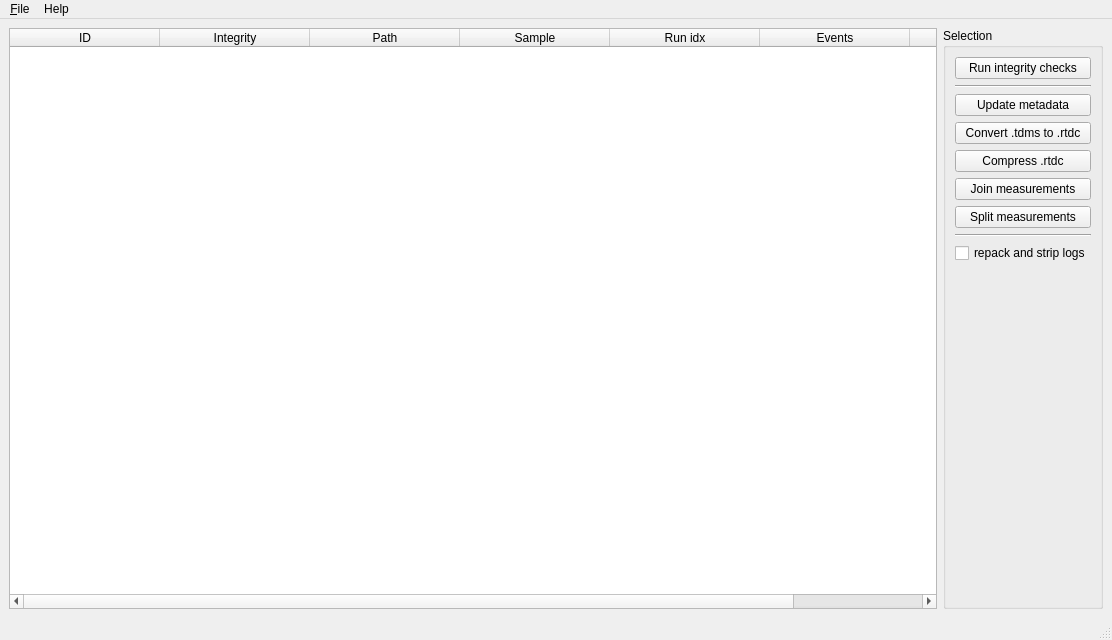
<?xml version="1.0" encoding="UTF-8"?>
<ui version="4.0">
 <class>MainWindow</class>
 <widget class="QMainWindow" name="MainWindow">
  <property name="geometry">
   <rect>
    <x>0</x>
    <y>0</y>
    <width>1112</width>
    <height>640</height>
   </rect>
  </property>
  <property name="acceptDrops">
   <bool>true</bool>
  </property>
  <property name="windowTitle">
   <string>MainWindow</string>
  </property>
  <widget class="QWidget" name="centralwidget">
   <layout class="QHBoxLayout" name="horizontalLayout">
    <item>
     <widget class="QTableWidget" name="tableWidget">
      <property name="dragEnabled">
       <bool>false</bool>
      </property>
      <property name="dragDropMode">
       <enum>QAbstractItemView::NoDragDrop</enum>
      </property>
      <property name="alternatingRowColors">
       <bool>true</bool>
      </property>
      <property name="gridStyle">
       <enum>Qt::CustomDashLine</enum>
      </property>
      <property name="sortingEnabled">
       <bool>true</bool>
      </property>
      <attribute name="horizontalHeaderCascadingSectionResizes">
       <bool>true</bool>
      </attribute>
      <attribute name="horizontalHeaderDefaultSectionSize">
       <number>150</number>
      </attribute>
      <attribute name="horizontalHeaderStretchLastSection">
       <bool>true</bool>
      </attribute>
      <column>
       <property name="text">
        <string>ID</string>
       </property>
      </column>
      <column>
       <property name="text">
        <string>Integrity</string>
       </property>
      </column>
      <column>
       <property name="text">
        <string>Path</string>
       </property>
       <property name="toolTip">
        <string/>
       </property>
      </column>
      <column>
       <property name="text">
        <string>Sample</string>
       </property>
      </column>
      <column>
       <property name="text">
        <string>Run idx</string>
       </property>
      </column>
      <column>
       <property name="text">
        <string>Events</string>
       </property>
      </column>
      <column>
       <property name="text">
        <string>Flow rate</string>
       </property>
      </column>
     </widget>
    </item>
    <item>
     <widget class="QGroupBox" name="groupBox">
      <property name="title">
       <string>Selection</string>
      </property>
      <layout class="QVBoxLayout" name="verticalLayout">
       <item>
        <widget class="QPushButton" name="pushButton_integrity">
         <property name="toolTip">
          <string>checks all datasets for integrity</string>
         </property>
         <property name="text">
          <string>Run integrity checks</string>
         </property>
        </widget>
       </item>
       <item>
        <widget class="Line" name="line">
         <property name="orientation">
          <enum>Qt::Horizontal</enum>
         </property>
        </widget>
       </item>
       <item>
        <widget class="QPushButton" name="pushButton_metadata">
         <property name="toolTip">
          <string>update metadata of individual .rtdc files in-place</string>
         </property>
         <property name="text">
          <string>Update metadata</string>
         </property>
        </widget>
       </item>
       <item>
        <widget class="QPushButton" name="pushButton_tdms2rtdc">
         <property name="enabled">
          <bool>true</bool>
         </property>
         <property name="toolTip">
          <string>convert .tdms measurements to the .rtdc file format (includes update of metadata and lossless compression)</string>
         </property>
         <property name="text">
          <string>Convert .tdms to .rtdc</string>
         </property>
        </widget>
       </item>
       <item>
        <widget class="QPushButton" name="pushButton_compress">
         <property name="toolTip">
          <string>compress .rtdc files losslessly to save disk space (includes update of metadata)</string>
         </property>
         <property name="text">
          <string>Compress .rtdc</string>
         </property>
        </widget>
       </item>
       <item>
        <widget class="QPushButton" name="pushButton_join">
         <property name="enabled">
          <bool>true</bool>
         </property>
         <property name="toolTip">
          <string>join multiple measurements into a single .rtdc file (includes lossless compression)</string>
         </property>
         <property name="text">
          <string>Join measurements</string>
         </property>
        </widget>
       </item>
       <item>
        <widget class="QPushButton" name="pushButton_split">
         <property name="toolTip">
          <string>split a large dataset into multiple smaller .rtdc files (includes lossless compression)</string>
         </property>
         <property name="text">
          <string>Split measurements</string>
         </property>
        </widget>
       </item>
       <item>
        <widget class="Line" name="line_2">
         <property name="orientation">
          <enum>Qt::Horizontal</enum>
         </property>
        </widget>
       </item>
       <item>
        <widget class="QCheckBox" name="checkBox_repack">
         <property name="toolTip">
          <string>Ready data for publication</string>
         </property>
         <property name="text">
          <string>repack and strip logs</string>
         </property>
        </widget>
       </item>
       <item>
        <spacer name="verticalSpacer">
         <property name="orientation">
          <enum>Qt::Vertical</enum>
         </property>
         <property name="sizeHint" stdset="0">
          <size>
           <width>20</width>
           <height>40</height>
          </size>
         </property>
        </spacer>
       </item>
      </layout>
     </widget>
    </item>
   </layout>
  </widget>
  <widget class="QMenuBar" name="menubar">
   <property name="geometry">
    <rect>
     <x>0</x>
     <y>0</y>
     <width>1112</width>
     <height>31</height>
    </rect>
   </property>
   <widget class="QMenu" name="menuFile">
    <property name="title">
     <string>&amp;File</string>
    </property>
    <addaction name="action_add"/>
    <addaction name="action_add_folder"/>
    <addaction name="action_clear"/>
    <addaction name="separator"/>
    <addaction name="action_quit"/>
   </widget>
   <widget class="QMenu" name="menuHelp">
    <property name="title">
     <string>Help</string>
    </property>
    <addaction name="actionSoftware"/>
    <addaction name="actionAbout"/>
   </widget>
   <addaction name="menuFile"/>
   <addaction name="menuHelp"/>
  </widget>
  <widget class="QStatusBar" name="statusbar"/>
  <action name="action_add">
   <property name="text">
    <string>&amp;Add measurements</string>
   </property>
  </action>
  <action name="action_clear">
   <property name="text">
    <string>&amp;Clear measurements</string>
   </property>
  </action>
  <action name="action_quit">
   <property name="text">
    <string>&amp;Quit</string>
   </property>
  </action>
  <action name="action_add_folder">
   <property name="text">
    <string>Add &amp;folder with measurements</string>
   </property>
  </action>
  <action name="actionAbout">
   <property name="text">
    <string>About</string>
   </property>
  </action>
  <action name="actionSoftware">
   <property name="text">
    <string>Software</string>
   </property>
  </action>
 </widget>
 <resources/>
 <connections/>
</ui>
